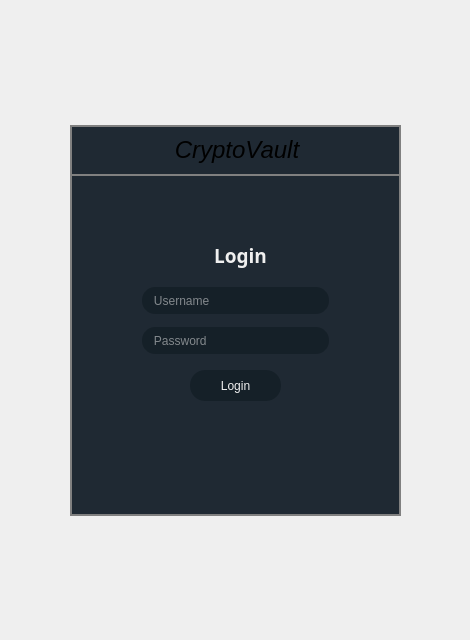
<?xml version="1.0" encoding="UTF-8"?>
<ui version="4.0">
 <class>Form</class>
 <widget class="QWidget" name="Form">
  <property name="windowModality">
   <enum>Qt::WindowModal</enum>
  </property>
  <property name="geometry">
   <rect>
    <x>0</x>
    <y>0</y>
    <width>470</width>
    <height>640</height>
   </rect>
  </property>
  <property name="windowTitle">
   <string>Form</string>
  </property>
  <property name="styleSheet">
   <string notr="true">background: #152028;
color: #efefef;
QLineEdit {
 border: 2px solid gray;
 border-radius: 10px;
}</string>
  </property>
  <widget class="QFrame" name="frame_3">
   <property name="enabled">
    <bool>true</bool>
   </property>
   <property name="geometry">
    <rect>
     <x>70</x>
     <y>125</y>
     <width>331</width>
     <height>391</height>
    </rect>
   </property>
   <property name="styleSheet">
    <string notr="true">background: #1F2933;
border: 2px solid gray;</string>
   </property>
   <property name="frameShape">
    <enum>QFrame::StyledPanel</enum>
   </property>
   <property name="frameShadow">
    <enum>QFrame::Plain</enum>
   </property>
   <widget class="QLabel" name="AddLabel">
    <property name="geometry">
     <rect>
      <x>0</x>
      <y>0</y>
      <width>331</width>
      <height>51</height>
     </rect>
    </property>
    <property name="styleSheet">
     <string notr="true"/>
    </property>
    <property name="text">
     <string>&lt;html&gt;&lt;head/&gt;&lt;body&gt;&lt;p align=&quot;center&quot;&gt;&lt;span style=&quot; font-size:18pt; font-style:italic;&quot;&gt;CryptoVault&lt;/span&gt;&lt;/p&gt;&lt;/body&gt;&lt;/html&gt;</string>
    </property>
   </widget>
   <widget class="QPushButton" name="pushButton">
    <property name="geometry">
     <rect>
      <x>120</x>
      <y>245</y>
      <width>91</width>
      <height>31</height>
     </rect>
    </property>
    <property name="focusPolicy">
     <enum>Qt::TabFocus</enum>
    </property>
    <property name="styleSheet">
     <string notr="true">background: #152028;
color: #efefef;
border: #1F2933;
border-radius: 15px;</string>
    </property>
    <property name="text">
     <string>Login</string>
    </property>
   </widget>
   <widget class="QLineEdit" name="UsernameInput">
    <property name="geometry">
     <rect>
      <x>70</x>
      <y>160</y>
      <width>191</width>
      <height>31</height>
     </rect>
    </property>
    <property name="focusPolicy">
     <enum>Qt::ClickFocus</enum>
    </property>
    <property name="styleSheet">
     <string notr="true">background: #152028;
color: #efefef;
border: 2px solid #1F2933;
border-radius: 15px;
</string>
    </property>
    <property name="echoMode">
     <enum>QLineEdit::Normal</enum>
    </property>
    <property name="placeholderText">
     <string>   Username</string>
    </property>
   </widget>
   <widget class="QLineEdit" name="EncryptionKeyInput">
    <property name="geometry">
     <rect>
      <x>70</x>
      <y>200</y>
      <width>191</width>
      <height>31</height>
     </rect>
    </property>
    <property name="focusPolicy">
     <enum>Qt::TabFocus</enum>
    </property>
    <property name="styleSheet">
     <string notr="true">background: #152028;
color: #efefef;
border: 2px solid #1F2933;
border-radius: 15px;
</string>
    </property>
    <property name="echoMode">
     <enum>QLineEdit::Password</enum>
    </property>
    <property name="placeholderText">
     <string>   Password</string>
    </property>
   </widget>
   <widget class="QLabel" name="LoginLabel">
    <property name="geometry">
     <rect>
      <x>80</x>
      <y>115</y>
      <width>181</width>
      <height>31</height>
     </rect>
    </property>
    <property name="font">
     <font>
      <family>Montserrat</family>
      <pointsize>6</pointsize>
      <weight>75</weight>
      <bold>true</bold>
     </font>
    </property>
    <property name="styleSheet">
     <string notr="true">font-family: 'Montserrat', sans-serif;
	height: 1000vh;
	margin: -20px 0 50px;
font-weight: bold;
margin: 0;
border: none;</string>
    </property>
    <property name="text">
     <string>&lt;html&gt;&lt;head/&gt;&lt;body&gt;&lt;p align=&quot;center&quot;&gt;&lt;span style=&quot; font-size:14pt; color:#efefef;&quot;&gt;Login&lt;/span&gt;&lt;/p&gt;&lt;/body&gt;&lt;/html&gt;</string>
    </property>
   </widget>
   <zorder>AddLabel</zorder>
   <zorder>pushButton</zorder>
   <zorder>EncryptionKeyInput</zorder>
   <zorder>LoginLabel</zorder>
   <zorder>UsernameInput</zorder>
  </widget>
 </widget>
 <tabstops>
  <tabstop>UsernameInput</tabstop>
  <tabstop>EncryptionKeyInput</tabstop>
  <tabstop>pushButton</tabstop>
 </tabstops>
 <resources/>
 <connections/>
</ui>
